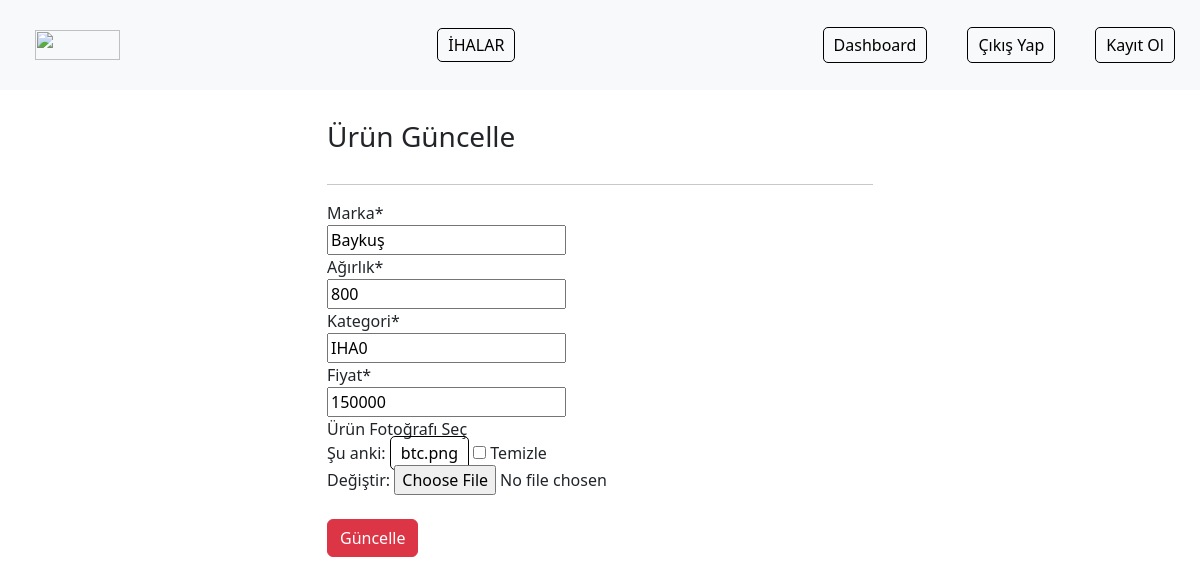
Screenshot of /ihas/update/18 (signed in) with the database file from the repository.
### ihas/models.py (models this page shows)
class Ihas(models.Model):
    renter = models.ForeignKey("auth.User",on_delete=models.CASCADE,verbose_name="Kiralayan")
    brand = models.CharField(max_length=40,verbose_name="Marka")
    weight = models.CharField(max_length=6, verbose_name="Ağırlık")
    category = models.CharField(max_length=20, verbose_name="Kategori")
    money = models.IntegerField(verbose_name="Fiyat")
    iha_image = models.FileField(blank=True, null=True, verbose_name="Ürün Fotoğrafı Seç")
    created_date = models.DateTimeField(auto_now_add=True, verbose_name="Oluşturulan Tarih")

### ihas/views.py (the view)
# urls.py: path('update/<int:id>', views.updateiha, name="update"),
@login_required(login_url= "user:login")
def updateiha(request,id):
    iha = get_object_or_404(Ihas,id = id)
    form = ihaFrom(request.POST or None,request.FILES or None, instance=iha)
    if form.is_valid():
        iha = form.save(commit=False)
        iha.renter = request.user
        iha.save()
        messages.success(request,"Iha başarıyla güncellendi...")
        return redirect("ihas:dashboard")
    return render(request,"update.html",{"form":form})

### ihas/forms.py
class ihaFrom(forms.ModelForm):
    class Meta:
        model = Ihas
        fields = ["brand","weight","category","money","iha_image"]

### templates/update.html (shortened to what this page needs)
{% extends 'layout.html' %}
{% load crispy_forms_tags %}
{% block body %}
<div class="row">
    <div class="col-md-6 offset-md-3">
        <h3>Ürün Güncelle</h3>
        <hr>
        <form method="post" enctype="multipart/form-data">
            {{form|crispy}}
            <br>
            <button type="submit" class="btn btn-danger">Güncelle</button>
        </form>
    </div>
</div>
{% endblock body %}

### static/css/ihas.css (style rules this page uses)
h3 { margin: 30px 0; }

### static/css/navbar.css (style rules this page uses)
a { list-style: none; text-decoration: none; color: black; border: 1px solid black; padding: 5px 10px; border-radius: 5px; }

### rows the page displays
Ihas: brand "Baykuş", weight "800", category "IHA0", money "150000"
